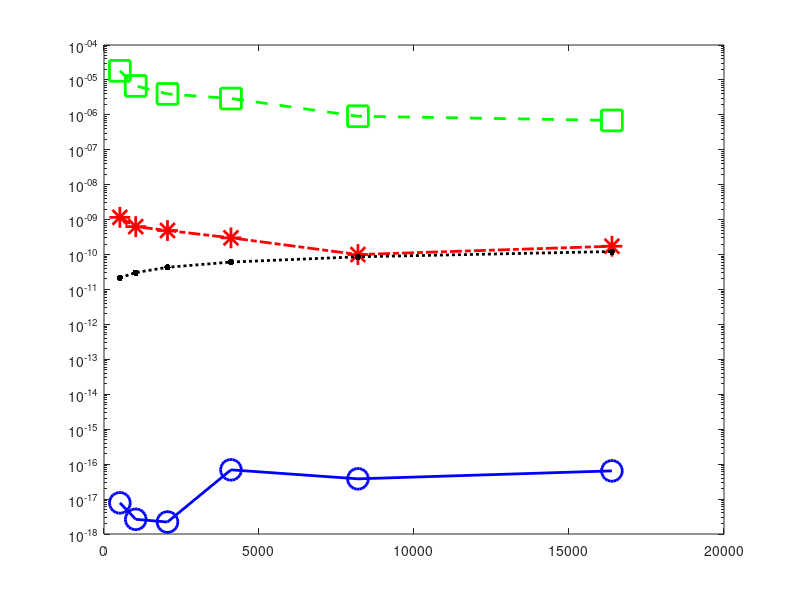

Recreate this plot in MATLAB. (Note: this script raises an error after producing the figure.)
function fintplot2()

    sizes = [2^9 2^10 2^11 2^12 2^13 2^14];
    lineWidth = 2;
    markerSize = 15;
    
    n_size = size(sizes, 2);
    
    %% test1
    fontSize = 16;
    load("temp2/rev2_prod2_err_back1.mat");
    load("temp2/rev2_prod2_err_back2.mat");
    load("temp2/rev2_prod2_ref_err_back.mat");
    load("temp2/rev2_prod2_bound.mat");
    
    %% plot 1
    figure()
    set(gcf, 'Position',  [10 10 800 650])
    
    semilogy(sizes, ref_err_back_list,'-b', 'Marker', 'o', 'MarkerSize',markerSize, 'Linewidth',lineWidth)
    hold on 
    semilogy(sizes, err_back_list1,'-.r', 'Marker', '*', 'MarkerSize',markerSize, 'Linewidth',lineWidth)
    hold on 
    semilogy(sizes, err_back_list2,'--g', 'Marker', 's', 'MarkerSize',markerSize, 'Linewidth',lineWidth)
    hold on 
    semilogy(sizes, err_bound_list,':k', 'Marker', '.', 'MarkerSize',markerSize, 'Linewidth',lineWidth)
    hold on 
    
    h = legend('fp64', ...
               'fp32', ...
               'bf16', ...
               'error bound', ...
         'NumColumns', 4, 'Location', 'Best', 'FontSize', fontSize, BackgroundAlpha=.3);
    
    legend boxoff
    rect = [0.5, 0.01, 0, 0.05];
    set(h, 'Position', rect);
    grid on;
    set(gca,'xtick',sizes,'xticklabel',{'2^{9}', '2^{10}', '2^{11}', '2^{12}', '2^{13}', '2^{14}'}, 'fontsize',fontSize);
    % title("test 1")
    exportgraphics(gca, 'figures/fintplot2_1.pdf')
    hold off
    
    
    
    
    
    
    %% kernel matrix 3
    fontSize = 16;
    load("temp2/rev2_prod3_err_back1.mat");
    load("temp2/rev2_prod3_err_back2.mat");
    load("temp2/rev2_prod3_ref_err_back.mat");
    load("temp2/rev2_prod3_bound.mat");
    
    
    %% test2
    figure()
    set(gcf, 'Position',  [10 10 800 650])
    
    semilogy(sizes, ref_err_back_list,'-b', 'Marker', 'o', 'MarkerSize',markerSize, 'Linewidth',lineWidth)
    hold on 
    semilogy(sizes, err_back_list1,'-.r', 'Marker', '*', 'MarkerSize',markerSize, 'Linewidth',lineWidth)
    hold on 
    semilogy(sizes, err_back_list2,'--g', 'Marker', 's', 'MarkerSize',markerSize, 'Linewidth',lineWidth)
    hold on 
    semilogy(sizes, err_bound_list,':k', 'Marker', '.', 'MarkerSize',markerSize, 'Linewidth',lineWidth)
    hold on 
    h = legend('fp64', ...
               'fp32', ...
               'bf16', ...
               'error bound', ...
         'NumColumns',4, 'Location', 'Best', 'FontSize', fontSize, BackgroundAlpha=.3);
    legend boxoff
    rect = [0.5, 0.01, 0, 0.05];
    set(h, 'Position', rect);
    grid on;
    set(gca,'xtick',sizes,'xticklabel',{'2^{9}', '2^{10}', '2^{11}', '2^{12}', '2^{13}', '2^{14}'}, 'fontsize',fontSize);
    % title('test 2')
    exportgraphics(gca, 'figures/fintplot2_2.pdf')
    hold off
    
    %% test3
    fontSize = 16;
    load("temp2/rev2_prod4_err_back1.mat");
    load("temp2/rev2_prod4_err_back2.mat");
    load("temp2/rev2_prod4_ref_err_back.mat");
    load("temp2/rev2_prod4_bound.mat");
    
    %% plot 1
    figure()
    set(gcf, 'Position',  [10 10 800 650])
    
    semilogy(sizes, ref_err_back_list,'-b', 'Marker', 'o', 'MarkerSize',markerSize, 'Linewidth',lineWidth)
    hold on 
    semilogy(sizes, err_back_list1,'-.r', 'Marker', '*', 'MarkerSize',markerSize, 'Linewidth',lineWidth)
    hold on 
    semilogy(sizes, err_back_list2,'--g', 'Marker', 's', 'MarkerSize',markerSize, 'Linewidth',lineWidth)
    hold on 
    semilogy(sizes, err_bound_list,':k', 'Marker', '.', 'MarkerSize',markerSize, 'Linewidth',lineWidth)
    hold on 
    h = legend('fp64', ...
               'fp32', ...
               'bf16', ...
               'error bound', ...
         'NumColumns',4, 'Location', 'Best', 'FontSize', fontSize, BackgroundAlpha=.3);
    legend boxoff
    rect = [0.5, 0.01, 0, 0.05];
    set(h, 'Position', rect);
    grid on;
    set(gca,'xtick',sizes,'xticklabel',{'2^{9}', '2^{10}', '2^{11}', '2^{12}', '2^{13}', '2^{14}'}, 'fontsize',fontSize);
    % title('test 3')
    exportgraphics(gca, 'figures/fintplot2_3.pdf')
    hold off

end
